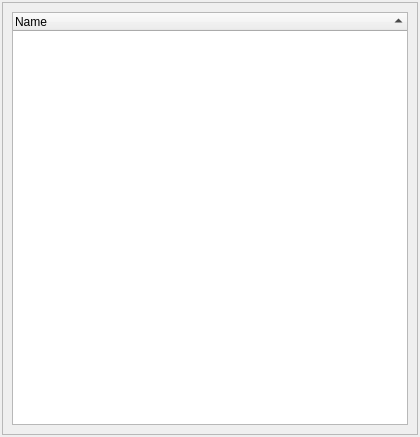
<?xml version="1.0" encoding="UTF-8"?>
<ui version="4.0">
 <class>ReflectionWidget</class>
 <widget class="QDockWidget" name="ReflectionWidget">
  <property name="geometry">
   <rect>
    <x>0</x>
    <y>0</y>
    <width>420</width>
    <height>437</height>
   </rect>
  </property>
  <property name="minimumSize">
   <size>
    <width>200</width>
    <height>200</height>
   </size>
  </property>
  <property name="sizeIncrement">
   <size>
    <width>5</width>
    <height>5</height>
   </size>
  </property>
  <property name="features">
   <set>QDockWidget::AllDockWidgetFeatures</set>
  </property>
  <property name="allowedAreas">
   <set>Qt::AllDockWidgetAreas</set>
  </property>
  <property name="windowTitle">
   <string>Reflection</string>
  </property>
  <widget class="QWidget" name="dockWidgetContents">
   <layout class="QVBoxLayout" name="verticalLayout_3">
    <property name="spacing">
     <number>0</number>
    </property>
    <property name="leftMargin">
     <number>2</number>
    </property>
    <property name="topMargin">
     <number>2</number>
    </property>
    <property name="rightMargin">
     <number>2</number>
    </property>
    <property name="bottomMargin">
     <number>2</number>
    </property>
    <item>
     <widget class="QFrame" name="frame">
      <property name="frameShape">
       <enum>QFrame::StyledPanel</enum>
      </property>
      <property name="frameShadow">
       <enum>QFrame::Plain</enum>
      </property>
      <layout class="QVBoxLayout" name="verticalLayout_4">
       <item>
        <widget class="QTreeWidget" name="TypeTree">
         <property name="uniformRowHeights">
          <bool>true</bool>
         </property>
         <property name="sortingEnabled">
          <bool>true</bool>
         </property>
         <property name="columnCount">
          <number>1</number>
         </property>
         <column>
          <property name="text">
           <string notr="true">Name</string>
          </property>
         </column>
        </widget>
       </item>
      </layout>
     </widget>
    </item>
   </layout>
  </widget>
 </widget>
 <resources>
  <include location="resources.qrc"/>
 </resources>
 <connections/>
</ui>
